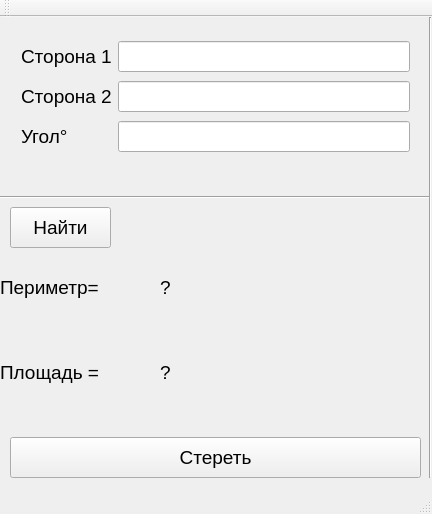
<?xml version="1.0" encoding="UTF-8"?>
<ui version="4.0">
 <class>MainWindow</class>
 <widget class="QMainWindow" name="MainWindow">
  <property name="geometry">
   <rect>
    <x>0</x>
    <y>0</y>
    <width>432</width>
    <height>514</height>
   </rect>
  </property>
  <property name="font">
   <font>
    <pointsize>14</pointsize>
   </font>
  </property>
  <property name="windowTitle">
   <string>MainWindow</string>
  </property>
  <widget class="QWidget" name="centralWidget">
   <widget class="Line" name="line_2">
    <property name="geometry">
     <rect>
      <x>0</x>
      <y>170</y>
      <width>431</width>
      <height>20</height>
     </rect>
    </property>
    <property name="orientation">
     <enum>Qt::Horizontal</enum>
    </property>
   </widget>
   <widget class="QWidget" name="gridLayoutWidget">
    <property name="geometry">
     <rect>
      <x>10</x>
      <y>10</y>
      <width>411</width>
      <height>141</height>
     </rect>
    </property>
    <layout class="QGridLayout" name="gridLayout">
     <item row="1" column="0">
      <widget class="QLabel" name="label_side2">
       <property name="font">
        <font>
         <pointsize>14</pointsize>
        </font>
       </property>
       <property name="text">
        <string>Сторона 2</string>
       </property>
      </widget>
     </item>
     <item row="1" column="1">
      <widget class="QLineEdit" name="lineEdit_side2"/>
     </item>
     <item row="0" column="0">
      <widget class="QLabel" name="label_side1">
       <property name="font">
        <font>
         <pointsize>14</pointsize>
        </font>
       </property>
       <property name="text">
        <string>Сторона 1</string>
       </property>
      </widget>
     </item>
     <item row="2" column="0">
      <widget class="QLabel" name="label_angle">
       <property name="font">
        <font>
         <pointsize>14</pointsize>
        </font>
       </property>
       <property name="text">
        <string>Угол°</string>
       </property>
      </widget>
     </item>
     <item row="0" column="1">
      <widget class="QLineEdit" name="lineEdit_side1"/>
     </item>
     <item row="2" column="1">
      <widget class="QLineEdit" name="lineEdit_angle"/>
     </item>
    </layout>
   </widget>
   <widget class="QPushButton" name="pushButton_calculate">
    <property name="geometry">
     <rect>
      <x>10</x>
      <y>190</y>
      <width>101</width>
      <height>41</height>
     </rect>
    </property>
    <property name="text">
     <string>Найти</string>
    </property>
   </widget>
   <widget class="Line" name="line">
    <property name="geometry">
     <rect>
      <x>420</x>
      <y>0</y>
      <width>20</width>
      <height>461</height>
     </rect>
    </property>
    <property name="orientation">
     <enum>Qt::Vertical</enum>
    </property>
   </widget>
   <widget class="QPushButton" name="pushButton_clear">
    <property name="geometry">
     <rect>
      <x>10</x>
      <y>420</y>
      <width>411</width>
      <height>41</height>
     </rect>
    </property>
    <property name="text">
     <string>Стереть</string>
    </property>
   </widget>
   <widget class="QLabel" name="label_S">
    <property name="geometry">
     <rect>
      <x>0</x>
      <y>320</y>
      <width>151</width>
      <height>71</height>
     </rect>
    </property>
    <property name="text">
     <string>Площадь =</string>
    </property>
   </widget>
   <widget class="QLabel" name="label_P">
    <property name="geometry">
     <rect>
      <x>0</x>
      <y>240</y>
      <width>151</width>
      <height>61</height>
     </rect>
    </property>
    <property name="text">
     <string>Периметр=</string>
    </property>
   </widget>
   <widget class="QLabel" name="label_P_answ">
    <property name="geometry">
     <rect>
      <x>160</x>
      <y>240</y>
      <width>261</width>
      <height>61</height>
     </rect>
    </property>
    <property name="text">
     <string>?</string>
    </property>
   </widget>
   <widget class="QLabel" name="label_S_answ">
    <property name="geometry">
     <rect>
      <x>160</x>
      <y>320</y>
      <width>261</width>
      <height>71</height>
     </rect>
    </property>
    <property name="text">
     <string>?</string>
    </property>
   </widget>
   <widget class="QLabel" name="label_chek">
    <property name="geometry">
     <rect>
      <x>210</x>
      <y>200</y>
      <width>81</width>
      <height>41</height>
     </rect>
    </property>
    <property name="text">
     <string/>
    </property>
   </widget>
  </widget>
  <widget class="QMenuBar" name="menuBar">
   <property name="geometry">
    <rect>
     <x>0</x>
     <y>0</y>
     <width>432</width>
     <height>17</height>
    </rect>
   </property>
  </widget>
  <widget class="QToolBar" name="mainToolBar">
   <attribute name="toolBarArea">
    <enum>TopToolBarArea</enum>
   </attribute>
   <attribute name="toolBarBreak">
    <bool>false</bool>
   </attribute>
  </widget>
  <widget class="QStatusBar" name="statusBar"/>
 </widget>
 <layoutdefault spacing="6" margin="11"/>
 <resources/>
 <connections/>
</ui>
